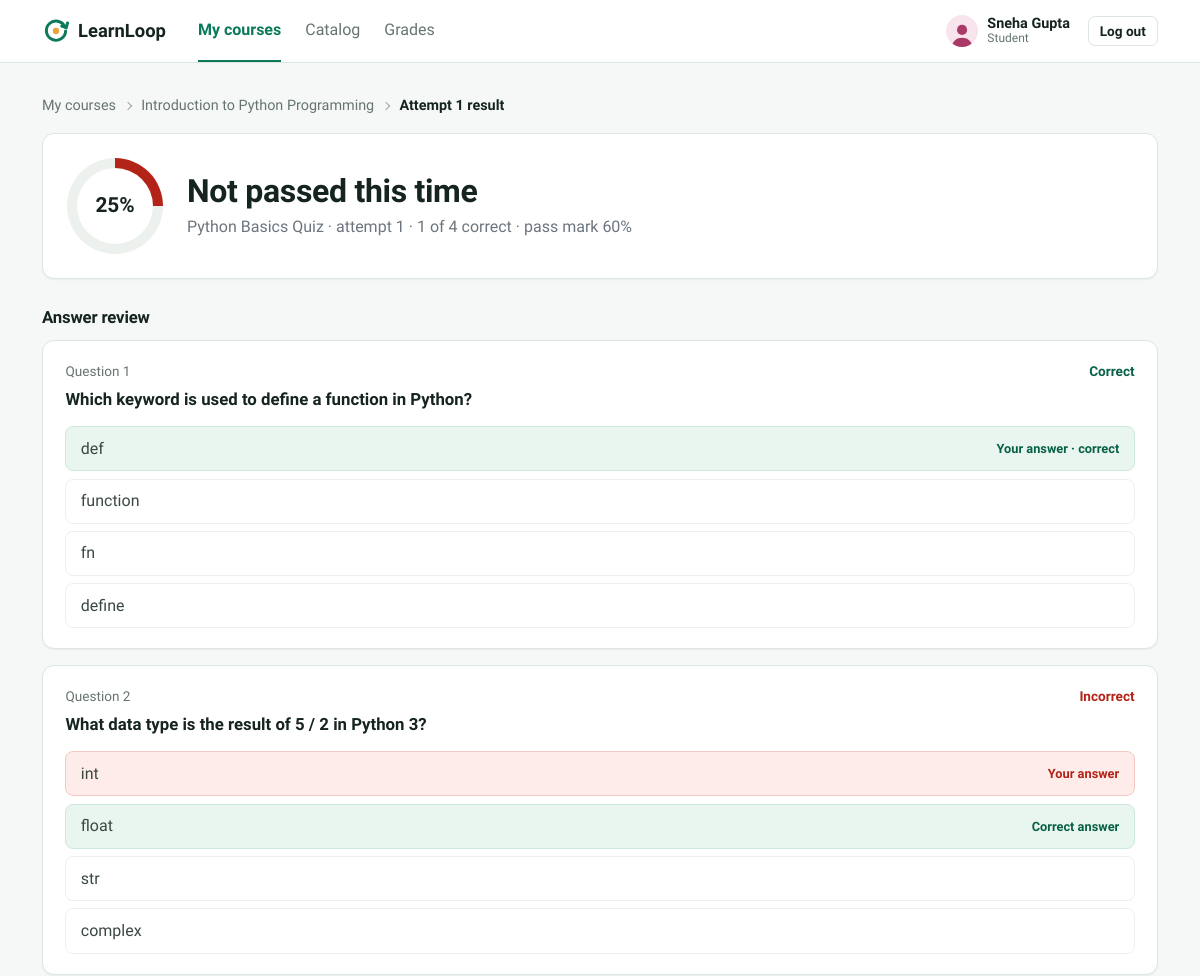
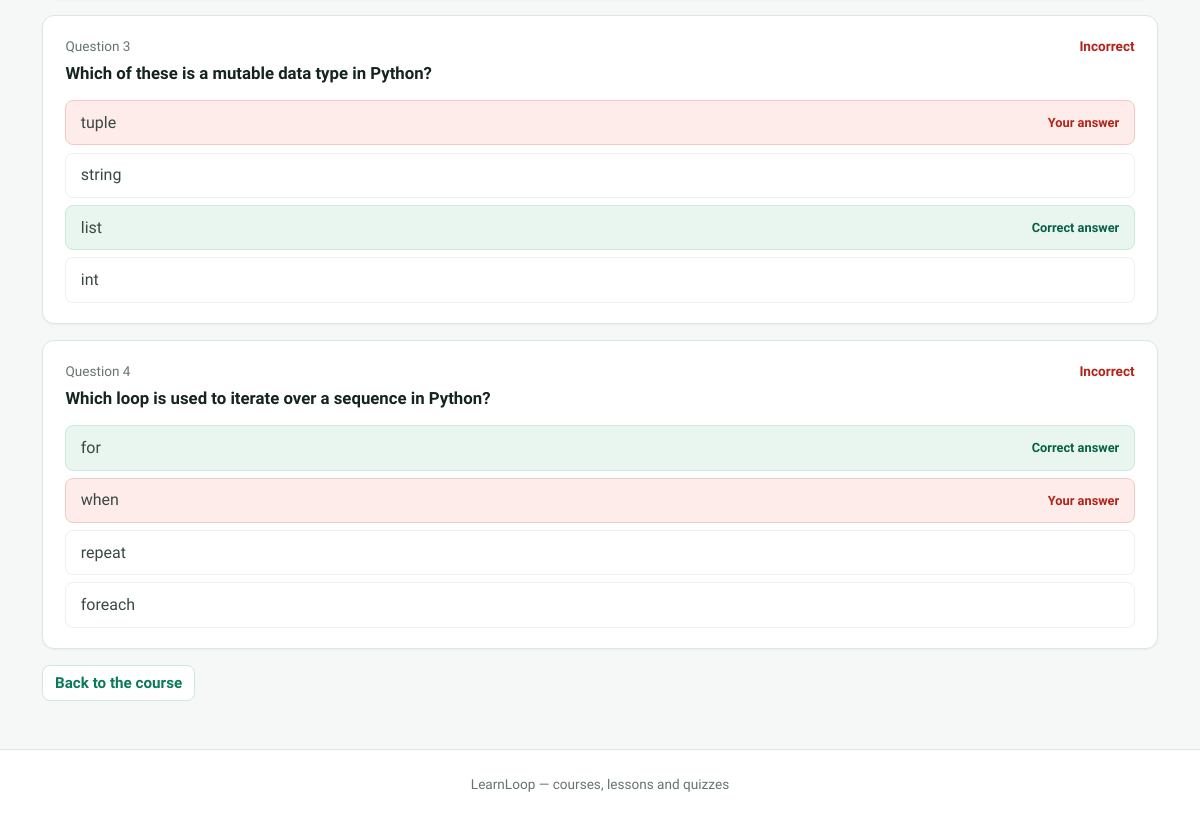
Screenshot of /index.php?route=student/quiz/result&id=2 (signed in) with the database file from the repository (2 pictures, top to bottom).
### tables this page shows
CREATE TABLE quiz_attempts (
    id                INT AUTO_INCREMENT PRIMARY KEY,
    quiz_id           INT NOT NULL,
    student_id        INT NOT NULL,
    attempt_number    INT NOT NULL,
    score_pct         DECIMAL(5,2) NOT NULL,
    passed            TINYINT(1) NOT NULL,
    started_at        DATETIME NOT NULL,
    submitted_at      DATETIME NOT NULL,
    FOREIGN KEY (quiz_id) REFERENCES quizzes(id) ON DELETE CASCADE,
    FOREIGN KEY (student_id) REFERENCES users(id) ON DELETE CASCADE,
    KEY idx_attempts_quiz_student (quiz_id, student_id)
);

CREATE TABLE quizzes (
    id                    INT AUTO_INCREMENT PRIMARY KEY,
    course_id             INT NOT NULL,
    title                 VARCHAR(150) NOT NULL,
    pass_threshold_pct    INT NOT NULL DEFAULT 60,
    max_attempts          INT NOT NULL DEFAULT 2,
    created_at            TIMESTAMP NOT NULL DEFAULT CURRENT_TIMESTAMP,
    FOREIGN KEY (course_id) REFERENCES courses(id) ON DELETE CASCADE,
    UNIQUE KEY uniq_course_quiz (course_id)
);

CREATE TABLE quiz_questions (
    id                INT AUTO_INCREMENT PRIMARY KEY,
    quiz_id           INT NOT NULL,
    question_text     TEXT NOT NULL,
    question_type     ENUM('single','multi') NOT NULL DEFAULT 'single',
    sort_order        INT NOT NULL,
    FOREIGN KEY (quiz_id) REFERENCES quizzes(id) ON DELETE CASCADE,
    KEY idx_questions_quiz (quiz_id)
);

CREATE TABLE quiz_options (
    id                INT AUTO_INCREMENT PRIMARY KEY,
    question_id       INT NOT NULL,
    option_text       VARCHAR(255) NOT NULL,
    is_correct        TINYINT(1) NOT NULL DEFAULT 0,
    sort_order        INT NOT NULL,
    FOREIGN KEY (question_id) REFERENCES quiz_questions(id) ON DELETE CASCADE,
    KEY idx_options_question (question_id)
);

### app/controllers/StudentController.php (called while the page is built, shortened)
<?php
require_once __DIR__ . '/../models/Quiz.php';
require_once __DIR__ . '/../models/QuizQuestion.php';
require_once __DIR__ . '/../models/QuizAttempt.php';
class StudentController
{
    public function quizResult(): void
    {
        $attempt = QuizAttempt::find((int)($_GET['id'] ?? 0));
        $quiz = Quiz::findWithCourse((int)$attempt['quiz_id']);
        $questions = QuizQuestion::byQuizWithOptions((int)$quiz['id']);
        $selections = QuizAttempt::selectionsFor((int)$attempt['id']);
        require __DIR__ . '/../views/student/quiz_result.php';
    }
}

### public/index.php (called while the page is built, shortened)
<?php
require_once __DIR__ . '/../core/helpers.php';
require_once __DIR__ . '/../core/Database.php';
require_once __DIR__ . '/../app/models/Quiz.php';
require_once __DIR__ . '/../app/models/QuizQuestion.php';
require_once __DIR__ . '/../app/models/QuizOption.php';
require_once __DIR__ . '/../app/models/QuizAttempt.php';
require_once __DIR__ . '/../app/controllers/StudentController.php';
$router = new Router();
$router->get('login', fn() => (new AuthController())->showLogin());
$router->post('login', fn() => (new AuthController())->login());
$router->post('logout', fn() => (new AuthController())->logout());
$router->get('admin/dashboard', fn() => (new AdminController())->dashboard());
$router->get('admin/courses', fn() => (new AdminController())->courses());
$router->get('admin/courses/create', fn() => (new AdminController())->courseCreateForm());
$router->post('admin/courses/store', fn() => (new AdminController())->courseStore());
$router->get('admin/courses/edit', fn() => (new AdminController())->courseEditForm());
$router->post('admin/courses/update', fn() => (new AdminController())->courseUpdate());
$router->post('admin/courses/status', fn() => (new AdminController())->courseStatus());
$router->get('admin/users', fn() => (new AdminController())->users());
$router->get('admin/users/create', fn() => (new AdminController())->userCreateForm());
$router->post('admin/users/store', fn() => (new AdminController())->userStore());
$router->post('admin/users/status', fn() => (new AdminController())->userStatus());
$router->get('admin/analytics', fn() => (new AdminController())->analytics());
$router->get('instructor/dashboard', fn() => (new InstructorController())->dashboard());
$router->get('instructor/courses', fn() => (new InstructorController())->courses());
$router->get('instructor/courses/edit', fn() => (new InstructorController())->courseEditForm());
$router->post('instructor/courses/update', fn() => (new InstructorController())->courseUpdate());
$router->get('instructor/lessons', fn() => (new InstructorController())->lessons());
$router->get('instructor/lessons/create', fn() => (new InstructorController())->lessonCreateForm());
$router->post('instructor/lessons/store', fn() => (new InstructorController())->lessonStore());
$router->get('instructor/lessons/edit', fn() => (new InstructorController())->lessonEditForm());
$router->post('instructor/lessons/update', fn() => (new InstructorController())->lessonUpdate());
$router->post('instructor/lessons/delete', fn() => (new InstructorController())->lessonDelete());
$router->post('instructor/lessons/move', fn() => (new InstructorController())->lessonMove());
$router->get('instructor/quiz', fn() => (new InstructorController())->quiz());
$router->post('instructor/quiz/store', fn() => (new InstructorController())->quizStore());
$router->get('instructor/quiz/questions/create', fn() => (new InstructorController())->questionCreateForm());
$router->post('instructor/quiz/questions/store', fn() => (new InstructorController())->questionStore());
$router->get('instructor/quiz/questions/edit', fn() => (new InstructorController())->questionEditForm());
$router->post('instructor/quiz/questions/update', fn() => (new InstructorController())->questionUpdate());
$router->post('instructor/quiz/questions/delete', fn() => (new InstructorController())->questionDelete());
$router->get('instructor/gradebook', fn() => (new InstructorController())->gradebook());
$router->get('student/dashboard', fn() => (new StudentController())->dashboard());
$router->get('student/catalog', fn() => (new StudentController())->catalog());
$router->post('student/enroll', fn() => (new StudentController())->enroll());
$router->get('student/courses/view', fn() => (new StudentController())->courseView());
$router->get('student/lessons/view', fn() => (new StudentController())->lessonView());
$router->post('student/lessons/complete', fn() => (new StudentController())->lessonComplete());
$router->get('student/quiz/take', fn() => (new StudentController())->quizTake());
$router->post('student/quiz/submit', fn() => (new StudentController())->quizSubmit());
$router->get('student/quiz/result', fn() => (new StudentController())->quizResult());
$router->get('student/grades', fn() => (new StudentController())->grades());
$route = $_GET['route'] ?? '';
$router->dispatch($_SERVER['REQUEST_METHOD'], $route);

### core/Router.php (called while the page is built, shortened)
<?php
class Router
{
    private array $routes = ['GET' => [], 'POST' => []];
    public function get(string $route, callable $handler): void
    {
        $this->routes['GET'][$route] = $handler;
    }
    public function post(string $route, callable $handler): void
    {
        $this->routes['POST'][$route] = $handler;
    }
    public function dispatch(string $method, string $route): void
    {
        $handler = $this->routes[$method][$route] ?? null;
        try {
            $handler();
        } catch (Throwable $e) {
            error_log($e->getMessage());
            http_response_code(500);
            require __DIR__ . '/../app/views/errors/500.php';
        }
    }
}

### config/database.php (called while the page is built)
<?php
return [
    'host'     => '127.0.0.1',
    'port'     => 3306,
    'database' => 'learnloop',
    'username' => 'root',
    'password' => '',
    'charset'  => 'utf8mb4',
];

### core/Database.php (called while the page is built)
<?php
class Database
{
    private static ?PDO $instance = null;
    public static function connect(): PDO
    {
        if (self::$instance === null) {
            $config = require __DIR__ . '/../config/database.php';
            $dsn = sprintf(
                'mysql:host=%s;port=%d;dbname=%s;charset=%s',
                $config['host'],
                $config['port'],
                $config['database'],
                $config['charset']
            );
            self::$instance = new PDO($dsn, $config['username'], $config['password'], [
                PDO::ATTR_ERRMODE            => PDO::ERRMODE_EXCEPTION,
                PDO::ATTR_DEFAULT_FETCH_MODE => PDO::FETCH_ASSOC,
                PDO::ATTR_EMULATE_PREPARES   => false,
            ]);
        }
        return self::$instance;
    }
}

### app/models/QuizAttempt.php (called while the page is built, shortened)
<?php
require_once __DIR__ . '/../../core/Database.php';
class QuizAttempt
{
    public static function find(int $id): ?array
    {
        $stmt = Database::connect()->prepare('SELECT * FROM quiz_attempts WHERE id = ?');
        $stmt->execute([$id]);
        return $stmt->fetch() ?: null;
    }
    public static function selectionsFor(int $attemptId): array
    {
        $stmt = Database::connect()->prepare(
            'SELECT question_id, option_id FROM quiz_attempt_selections WHERE attempt_id = ?'
        );
        $stmt->execute([$attemptId]);
        $map = [];
        foreach ($stmt->fetchAll() as $row) {
            $map[(int)$row['question_id']][] = (int)$row['option_id'];
        }
        return $map;
    }
}

### app/models/Quiz.php (called while the page is built, shortened)
<?php
require_once __DIR__ . '/../../core/Database.php';
class Quiz
{
    public static function findWithCourse(int $id): ?array
    {
        $stmt = Database::connect()->prepare(
            'SELECT q.*, c.title AS course_title, c.instructor_id
             FROM quizzes q JOIN courses c ON c.id = q.course_id
             WHERE q.id = ?'
        );
        $stmt->execute([$id]);
        return $stmt->fetch() ?: null;
    }
}

### app/models/QuizQuestion.php (called while the page is built, shortened)
<?php
require_once __DIR__ . '/../../core/Database.php';
require_once __DIR__ . '/QuizOption.php';
class QuizQuestion
{
    public static function byQuiz(int $quizId): array
    {
        $stmt = Database::connect()->prepare('SELECT * FROM quiz_questions WHERE quiz_id = ? ORDER BY sort_order');
        $stmt->execute([$quizId]);
        return $stmt->fetchAll();
    }
    public static function byQuizWithOptions(int $quizId): array
    {
        $questions = self::byQuiz($quizId);
        foreach ($questions as &$q) {
            $q['options'] = QuizOption::byQuestion((int)$q['id']);
        }
        return $questions;
    }
}

### app/models/QuizOption.php (called while the page is built, shortened)
<?php
require_once __DIR__ . '/../../core/Database.php';
class QuizOption
{
    public static function byQuestion(int $questionId): array
    {
        $stmt = Database::connect()->prepare('SELECT * FROM quiz_options WHERE question_id = ? ORDER BY sort_order');
        $stmt->execute([$questionId]);
        return $stmt->fetchAll();
    }
}

### app/views/student/quiz_result.php (the view, shortened to what this page needs)
<?php $pageTitle = 'Quiz result'; require __DIR__ . '/../partials/header.php'; require __DIR__ . '/../partials/navbar.php'; ?>
<?php
require __DIR__ . '/../partials/breadcrumbs.php';
$rightCount = 0;
foreach ($questions as $q) {
    $correctIds = array_map('intval', array_column(array_filter($q['options'], fn($o) => (int)$o['is_correct'] === 1), 'id'));
    $mine = $selections[(int)$q['id']] ?? [];
    sort($correctIds); sort($mine);
    if ($correctIds === $mine) { $rightCount++; }
}
$pct = (float)$attempt['score_pct'];
?>
<section class="ll-score <?= $attempt['passed'] ? 'is-pass' : 'is-fail' ?>">
    <div class="ll-score-ring" style="--pct: <?= max(0, min(100, $pct)) ?>"><span class="tnum"><?= format_pct($pct) ?></span></div>
    <div>
        <h1 class="h2 mb-1"><?= $attempt['passed'] ? 'Passed' : 'Not passed this time' ?></h1>
        <p class="text-secondary mb-0"><?= e($quiz['title']) ?> · attempt <?= (int)$attempt['attempt_number'] ?> · <span class="tnum"><?= $rightCount ?> of <?= count($questions) ?></span> correct · pass mark <?= (int)$quiz['pass_threshold_pct'] ?>%</p>
    </div>
</section>
<h2 class="ll-section-title">Answer review</h2>
<?php foreach ($questions as $i => $q): ?>
    <?php
        $mySelections = $selections[(int)$q['id']] ?? [];
        $correctIds = array_map('intval', array_column(array_filter($q['options'], fn($o) => (int)$o['is_correct'] === 1), 'id'));
        $a = $correctIds; $b = $mySelections; sort($a); sort($b);
        $gotIt = $a === $b;
    ?>
    <div class="ll-question-card">
        <div class="d-flex justify-content-between gap-3">
            <div class="ll-q-label">Question <?= $i + 1 ?></div>
            <span class="ll-q-verdict <?= $gotIt ? 'ok' : 'no' ?>"><?= $gotIt ? 'Correct' : ($mySelections ? 'Incorrect' : 'Not answered') ?></span>
        </div>
        <div class="ll-q-text"><?= e($q['question_text']) ?></div>
        <?php foreach ($q['options'] as $opt): ?>
            <?php
                $wasSelected = in_array((int)$opt['id'], $mySelections, true);
                $isCorrect = (int)$opt['is_correct'] === 1;
                $cls = $isCorrect ? 'is-correct' : ($wasSelected ? 'is-wrong' : '');
                $tag = $isCorrect ? ($wasSelected ? 'Your answer · correct' : 'Correct answer') : ($wasSelected ? 'Your answer' : '');
            ?>
            <div class="ll-review-opt <?= $cls ?>">
                <span><?= e($opt['option_text']) ?></span>
                <?php if ($tag): ?><span class="ll-review-tag"><?= $tag ?></span><?php endif; ?>
            </div>
        <?php endforeach; ?>
    </div>
<?php endforeach; ?>
<a href="/index.php?route=student/courses/view&id=<?= (int)$quiz['course_id'] ?>" class="btn btn-outline-primary">Back to the course</a>
<?php require __DIR__ . '/../partials/footer.php'; ?>

### rows the page displays
quiz_attempts: score_pct "25%", attempt_number "1"
quizzes: title "Python Basics Quiz", pass_threshold_pct "60"
quiz_questions: shows "Correct", question_text "Which keyword is used to define a function in Python?"
quiz_options: option_text "def", tag "Your answer · correct"
quiz_options: option_text "function"
quiz_options: option_text "fn"
quiz_options: option_text "define"
quiz_questions: shows "Incorrect", question_text "What data type is the result of 5 / 2 in Python 3?"
quiz_options: option_text "int", tag "Your answer"
quiz_options: option_text "float", tag "Correct answer"
quiz_options: option_text "str"
quiz_options: option_text "complex"
quiz_questions: shows "Incorrect", question_text "Which of these is a mutable data type in Python?"
quiz_options: option_text "tuple", tag "Your answer"
quiz_options: option_text "string"
quiz_options: option_text "list", tag "Correct answer"
quiz_options: option_text "int"
quiz_questions: shows "Incorrect", question_text "Which loop is used to iterate over a sequence in Python?"
quiz_options: option_text "for", tag "Correct answer"
quiz_options: option_text "when", tag "Your answer"
quiz_options: option_text "repeat"
quiz_options: option_text "foreach"

### other values shown
$label "My courses"
$label "Catalog"
$label "Grades"
Auth::name() "Sneha Gupta"
$roleLabel "Student"
$label "Introduction to Python Programming"
$label "Attempt 1 result"
$rightCount "1"
count($questions) "4"
